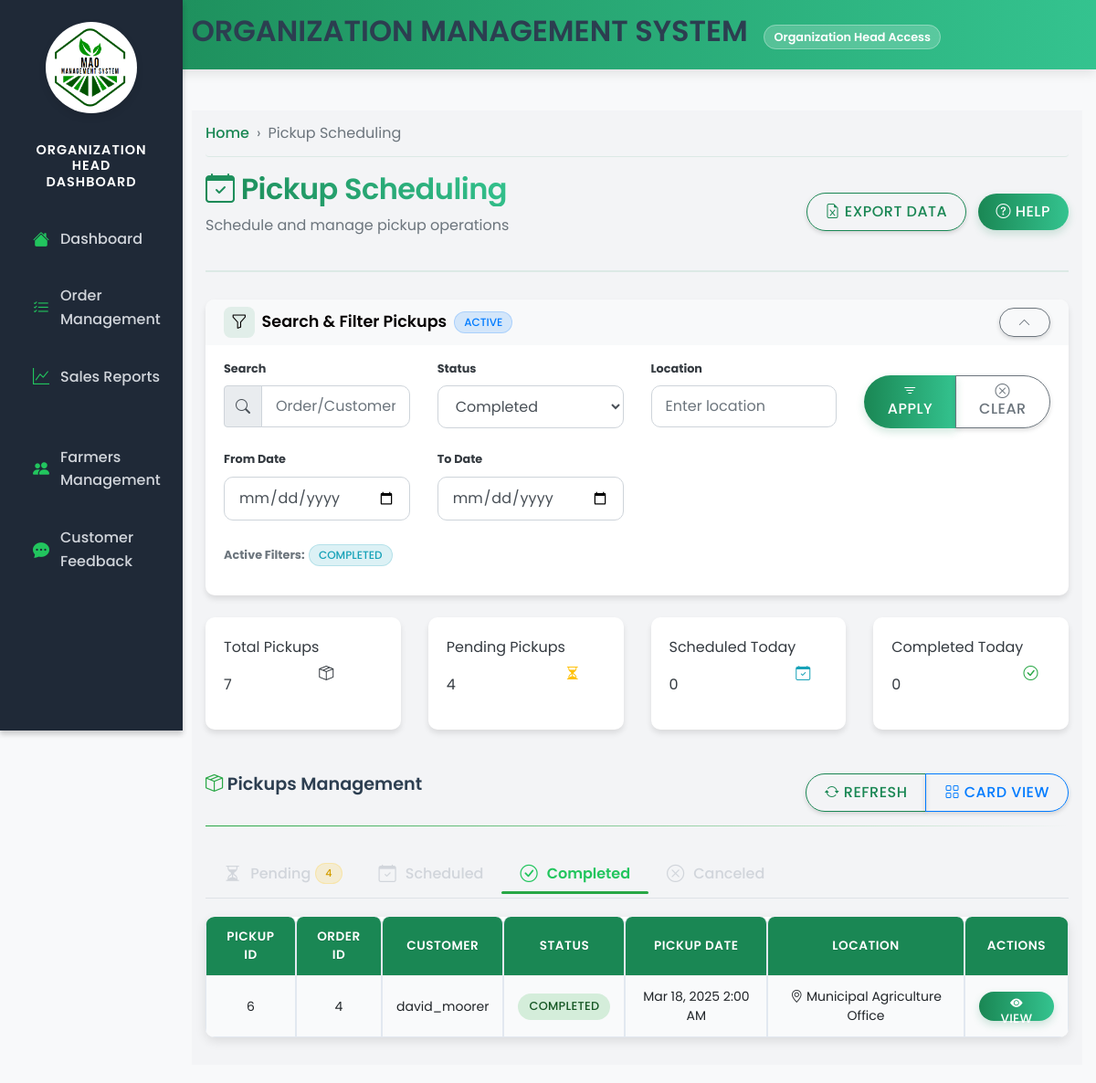
The page /views/organization-head/pickup-scheduling.php?filter_status=completed (signed in) on the database as committed earlier.
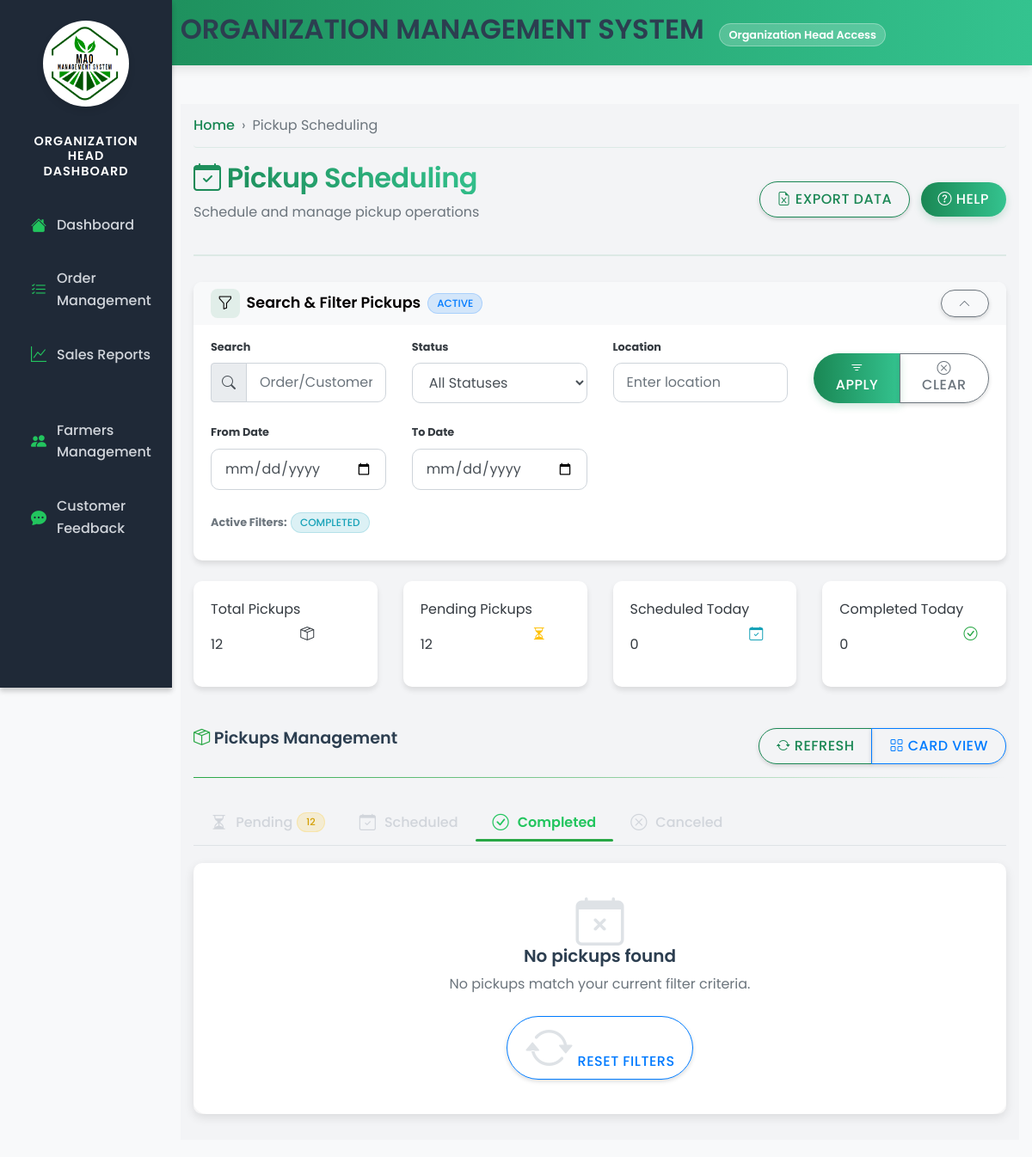
The same page on the database as committed later.
### tables this page shows
CREATE TABLE `pickups` (
  `pickup_id` int(11) NOT NULL,
  `order_id` int(11) NOT NULL,
  `payment_id` int(11) DEFAULT NULL,
  `pickup_status` enum('pending','assigned','ready','completed','cancelled','canceled') DEFAULT 'pending',
  `pickup_date` datetime DEFAULT NULL,
  `pickup_location` varchar(255) DEFAULT 'Municipal Agriculture Office',
  `pickup_notes` text DEFAULT NULL,
  `office_location` varchar(255) DEFAULT 'Municipal Agriculture Office',
  `contact_person` varchar(100) DEFAULT NULL
);

CREATE TABLE `users` (
  `user_id` int(11) NOT NULL,
  `username` varchar(50) NOT NULL,
  `password` varchar(255) NOT NULL,
  `email` varchar(100) NOT NULL,
  `role_id` int(11) DEFAULT NULL,
  `created_at` timestamp NOT NULL DEFAULT current_timestamp(),
  `updated_at` timestamp NOT NULL DEFAULT current_timestamp() ON UPDATE current_timestamp(),
  `first_name` varchar(100) NOT NULL,
  `last_name` varchar(100) NOT NULL,
  `contact_number` varchar(20) DEFAULT NULL,
  `address` text DEFAULT NULL
);

### views/organization-head/pickup-scheduling.php (the view, shortened to what the changed rows need)
<?php
$database = new Database();
$conn = $database->connect();
$limit = 10;
$page = isset($_GET['page']) ? (int)$_GET['page'] : 1;
$offset = ($page - 1) * $limit;
$statusFilter = isset($_GET['filter_status']) ? $_GET['filter_status'] : 'pending';
$pickupQuery = "SELECT p.*, o.order_date, c.username AS consumer_name
                FROM pickups p
                JOIN orders o ON p.order_id = o.order_id
                JOIN users c ON o.consumer_id = c.user_id
                WHERE 1=1";
if ($statusFilter) {
    $pickupQuery .= " AND p.pickup_status = :statusFilter";
}
$pickupQuery .= " ORDER BY p.pickup_date DESC LIMIT :limit OFFSET :offset";
$stmt = $conn->prepare($pickupQuery);
if ($statusFilter) {
    $stmt->bindValue(':statusFilter', $statusFilter, PDO::PARAM_STR);
}
$stmt->bindValue(':limit', $limit, PDO::PARAM_INT);
$stmt->bindValue(':offset', $offset, PDO::PARAM_INT);
$stmt->execute();
$pickups = $stmt->fetchAll(PDO::FETCH_ASSOC);
$statsQuery = "SELECT
    COUNT(CASE WHEN pickup_status = 'pending' THEN 1 END) as pending_count,
    COUNT(CASE WHEN pickup_status = 'scheduled' AND DATE(pickup_date) = CURDATE() THEN 1 END) as scheduled_today,
    COUNT(CASE WHEN pickup_status = 'completed' AND DATE(pickup_date) = CURDATE() THEN 1 END) as completed_today,
    COUNT(*) as total_pickups
FROM pickups";
$stmt = $conn->prepare($statsQuery);
$stmt->execute();
$stats = $stmt->fetch(PDO::FETCH_ASSOC);
$pendingCount = $stats['pending_count'];
$totalPickupCount = $stats['total_pickups'];
$statusQuery = "SELECT DISTINCT pickup_status FROM pickups ORDER BY pickup_status";
$statusStmt = $conn->prepare($statusQuery);
$statusStmt->execute();
$statuses = $statusStmt->fetchAll(PDO::FETCH_COLUMN);
function getStatusBadgeClass($status) {
    $status = strtolower($status);
    switch ($status) {
        case 'completed':
            return 'completed';
    }
}
?>
<!DOCTYPE html>
<html lang="en">
<head>
    <link href="https://stackpath.bootstrapcdn.com/bootstrap/4.5.2/css/bootstrap.min.css" rel="stylesheet">
    <link href="https://cdn.jsdelivr.net/npm/bootstrap-icons/font/bootstrap-icons.css" rel="stylesheet">
    <link rel="stylesheet" href="../../public/style/admin.css">
    <link rel="stylesheet" href="../../public/style/admin-sidebar.css">
    <link rel="stylesheet" href="../../public/style/organization-head-dashboard.css">
    <link rel="stylesheet" href="https://cdnjs.cloudflare.com/ajax/libs/bootstrap-datepicker/1.9.0/css/bootstrap-datepicker.min.css">
</head>
<body>
    <div class="organization-header text-center">
        <h2><i class="bi bi-building"></i> ORGANIZATION MANAGEMENT SYSTEM
            <span class="organization-badge">Organization Head Access</span>
        </h2>
    </div>
    <div class="container-fluid">
        <div class="row">
            <main role="main" class="col-md-9 ml-sm-auto col-lg-10 dashboard-main" id="main-content">
                <div class="page-header d-flex justify-content-between align-items-center">
                    <div>
                        <h1 class="h2"><i class="bi bi-calendar-check"></i> Pickup Scheduling</h1>
                    </div>
                </div>
                <div class="card filter-card mb-4">
                    <div class="collapse show" id="filterCollapse">
                        <div class="card-body py-3">
                            <form method="GET" action="">
                                <div class="row">
                                    <div class="col-md-3 mb-2">
                                        <label class="small font-weight-bold">Status</label>
                                        <select class="form-control" name="filter_status">
                                            <option value="">All Statuses</option>
                                            <?php foreach ($statuses as $status): ?>
                                                <option value="<?= htmlspecialchars($status) ?>" <?= $statusFilter === $status ? 'selected' : '' ?>>
                                                    <?= ucfirst(htmlspecialchars($status)) ?>
                                                </option>
                                            <?php endforeach; ?>
                                        </select>
                                    </div>
                                </div>
                            </form>
                        </div>
                    </div>
                </div>
                <div class="row stats-row mb-4">
                    <div class="col-md-3">
                        <div class="stats-card">
                            <div>
                                <p class="title">Total Pickups</p>
                                <p class="count"><?= $totalPickupCount ?? 0 ?></p>
                            </div>
                        </div>
                    </div>
                    <div class="col-md-3">
                        <div class="stats-card">
                            <div>
                                <p class="title">Pending Pickups</p>
                                <p class="count"><?= $pendingCount ?? 0 ?></p>
                            </div>
                        </div>
                    </div>
                </div>
                <ul class="nav nav-tabs pickup-tabs" id="pickupTabs" role="tablist">
                    <li class="nav-item">
                        <a class="nav-link <?= empty($statusFilter) || $statusFilter === 'pending' ? 'active' : '' ?>"
                           href="?filter_status=pending">
                           <i class="bi bi-hourglass-split"></i> Pending
                           <span class="badge badge-warning"><?= $pendingCount ?></span>
                        </a>
                    </li>
                </ul>
                <div id="tableView" class="view-container">
                    <div class="table-container">
                        <?php if (!empty($pickups)): ?>
                            <table class="table table-hover">
                                <thead>
                                    <tr>
                                        <th>Pickup ID</th>
                                        <th>Order ID</th>
                                        <th>Customer</th>
                                        <th>Status</th>
                                        <th>Pickup Date</th>
                                        <th>Location</th>
                                        <th>Actions</th>
                                    </tr>
                                </thead>
                                <tbody>
                                    <?php foreach ($pickups as $pickup): ?>
                                        <tr>
                                            <td><?= htmlspecialchars($pickup['pickup_id']) ?></td>
                                            <td><?= htmlspecialchars($pickup['order_id']) ?></td>
                                            <td><?= htmlspecialchars($pickup['consumer_name']) ?></td>
                                            <td>
                                                <span class="badge badge-status badge-<?= getStatusBadgeClass($pickup['pickup_status']) ?>">
                                                    <?= ucfirst($pickup['pickup_status']) ?>
                                                </span>
                                            </td>
                                            <td><?= htmlspecialchars(date("M j, Y g:i A", strtotime($pickup['pickup_date']))) ?></td>
                                            <td><i class="bi bi-geo-alt"></i> <?= htmlspecialchars($pickup['pickup_location']) ?></td>
                                            <td>
                                                <button class="btn btn-sm btn-primary action-btn view-pickup-btn"
                                                        data-pickup-id="<?= htmlspecialchars($pickup['pickup_id']) ?>"
                                                        data-toggle="modal" data-target="#viewPickupModal">
                                                    <i class="bi bi-eye-fill"></i> View
                                                </button>
                                            </td>
                                        </tr>
                                    <?php endforeach; ?>
                                </tbody>
                            </table>
                        <?php else: ?>
                            <div class="pickup-empty-state">
                                <i class="bi bi-calendar-x"></i>
                                <h5>No pickups found</h5>
                                <p class="text-muted">No pickups match your current filter criteria.</p>
                                <a href="pickup-scheduling.php" class="btn btn-outline-primary mt-2">
                                    <i class="bi bi-arrow-repeat"></i> Reset Filters
                                </a>
                            </div>
                        <?php endif; ?>
                    </div>
                </div>
            </main>
        </div>
    </div>
</body>
</html>

Rows that differ between the two databases and show on the page:
no longer on this page (row edited): pickups: pickup_id "6", order "4", users.username "david_moorer", pickup_status "COMPLETED", pickup_date "Mar 18, 2025 2:00 AM", pickup_location "Municipal Agriculture Office"
Other text that changed with them:
form field filter_status: "Completed" → "All Statuses"
$totalPickupCount: "7" → "12"
$pendingCount: "4" → "12"
text no longer shown: "PICKUP ID ORDER ID CUSTOMER STATUS PICKUP DATE LOCATION ACTIONS"
text now shown: "No pickups found No pickups match your current filter criteria. RESET FILTERS"
